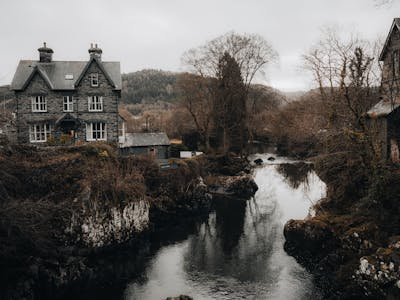
#> input picture 4VP21CS113_CG/scenery2.jpeg, 400 x 300 px
$ python 8img.py
#> lines starting #> are read from the running program, lines starting #| are printed output that depends on the picture
#!/usr/bin/env python3
# -*- coding: utf-8 -*-
"""
Created on Tue Jul 16 15:00:28 2024

@author: lab2pc19
"""

import cv2
import numpy as np
image=cv2.imread('scenery2.jpeg')
#> image is the input picture: shape (300, 400, 3); mean B, G, R 91.7, 94.7, 97.7
angle=45
scale_factor=0.3
tx=100
ty=50
height,width=image.shape[:2]
#> height = 300; width = 400
rotation_matrix=cv2.getRotationMatrix2D((width/2,height/2), angle, scale_factor)
rotated_image=cv2.warpAffine(image,rotation_matrix,(width,height))
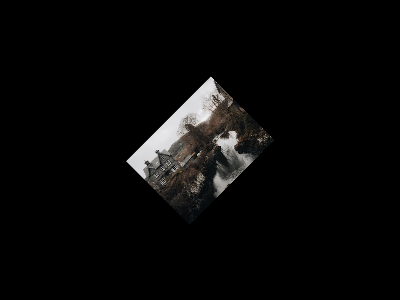
#> rotated_image: shape (300, 400, 3); mean B, G, R 8.2, 8.5, 8.8
translation_matrix=np.float32([[1,0,tx],[0,1,ty]])
translated_image=cv2.warpAffine(image,translation_matrix,(width,height))
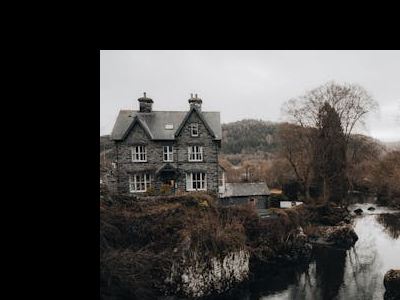
#> translated_image: shape (300, 400, 3); mean B, G, R 63.9, 65.7, 67.6
cv2.imshow('Original Image',image)
cv2.imshow('Rotated Image',rotated_image)
cv2.imshow('Translated Image',translated_image)
cv2.waitKey(0)
cv2.destroyAllWindows()

$ run again, with 4VP21CS113_CG/scenery3.jpeg copied over 4VP21CS113_CG/scenery2.jpeg
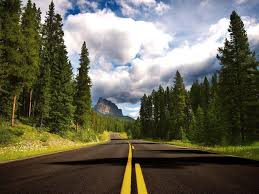
#> input picture 4VP21CS113_CG/scenery3.jpeg, 259 x 194 px
#> image is the input picture: shape (194, 259, 3); mean B, G, R 84.2, 100.4, 102.4
#> `rotated_image=cv2.warpAffine(image,rotation_matrix,(width,height))`:
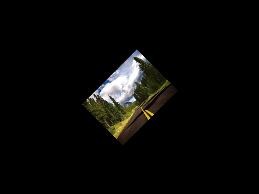
#> rotated_image: shape (194, 259, 3); mean B, G, R 7.6, 9, 9.2
#> `translated_image=cv2.warpAffine(image,translation_matrix,(width,height))`:
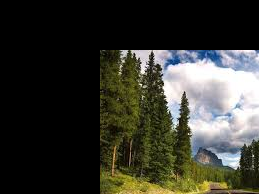
#> translated_image: shape (194, 259, 3); mean B, G, R 47.2, 55.5, 55.2
